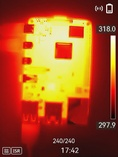
#> input picture figures/reflectivity/raw_ir_bare_case10.jpeg, 118 x 157 px, shrunk from 480 x 640 before the run
$ python combine_reflectivity_figures.py
#> lines starting #> are read from the running program, lines starting #| are printed output that depends on the picture
"""Combine the reflectivity figure pairs side by side.

Group 1 (raw IR camera shots): bare board (case10) | painted board (case17).
Group 2 (matplotlib analysis): steady-state maps + difference | SoC radiometry.

Outputs land next to the sources in figures/reflectivity/.
"""

from pathlib import Path

from PIL import Image

REFLECTIVITY_DIR = Path(__file__).resolve().parents[1] / "figures" / "reflectivity"

RAW_PAIR = [
    ("raw_ir_bare_case10.jpeg", (0, 0, 0)),
    ("raw_ir_painted_case17.jpeg", (0, 0, 0)),
]
PROCESSED_PAIR = [
    ("processed_steady_maps_and_difference.png", (255, 255, 255)),
    ("processed_soc_and_radiometry.png", (255, 255, 255)),
]

GAP = 24


def combine_horizontally(items, out_path):
    images = [Image.open(REFLECTIVITY_DIR / name).convert("RGB") for name, _ in items]
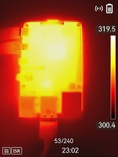
#> input picture figures/reflectivity/raw_ir_painted_case17.jpeg, 118 x 157 px, shrunk from 480 x 640 before the run
#> images = 2 items
    height = max(im.height for im in images)
#> height = 157
    width = sum(im.width for im in images) + GAP * (len(images) - 1)
#> width = 260
    background = items[0][1]
    canvas = Image.new("RGB", (width, height), background)
#> canvas: PIL image 260x157 RGB; every value is 0
    x = 0
    for im in images:
        y = (height - im.height) // 2
        canvas.paste(im, (x, y))
        x += im.width + GAP
#> this loop made 2 passes
#> (y, x) on passes 1 to 2: (0, 142), (0, 284)
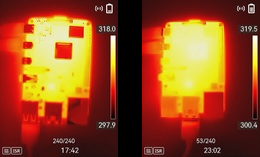
#> canvas: PIL image 260x157 RGB; mean R, G, B 145.9, 73.5, 32.2
#> after the loop, x = 284
    canvas.save(out_path)
    print(f"{out_path.name}: {width}x{height} px")
#| combined_raw_ir_bare_vs_painted.png: 260x157 px


def main():
    combine_horizontally(
        RAW_PAIR, REFLECTIVITY_DIR / "combined_raw_ir_bare_vs_painted.png"
    )
    combine_horizontally(
        PROCESSED_PAIR, REFLECTIVITY_DIR / "combined_processed_maps_and_radiometry.png"
    )
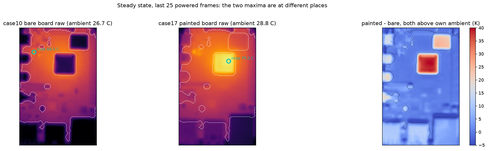
#> input picture figures/reflectivity/processed_steady_maps_and_difference.png, 488 x 151 px, shrunk from 1988 x 616 before the run
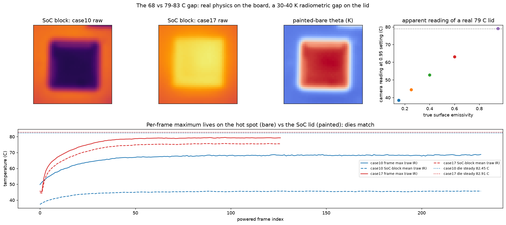
#> input picture figures/reflectivity/processed_soc_and_radiometry.png, 506 x 225 px, shrunk from 2065 x 916 before the run
#> in combine_horizontally (call 2), `height = max(im.height for im in images)`: height = 225
#> in combine_horizontally (call 2), `width = sum(im.width for im in images) + GAP * (len(images) - 1)`: width = 1018
#> in combine_horizontally (call 2), `canvas = Image.new("RGB", (width, height), background)`: canvas: PIL image 1018x225 RGB; every value is 255
#> the loop in combine_horizontally (call 2), `for im in images:` made 2 passes
#> (y, x) on passes 1 to 2: (37, 512), (0, 1042)
#> after the loop in combine_horizontally (call 2), `for im in images:`:
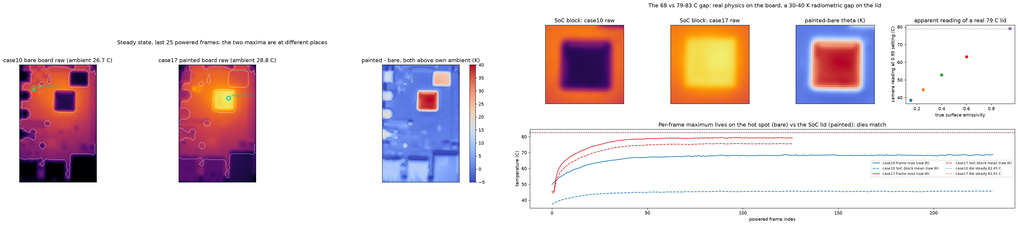
#> canvas: PIL image 1018x225 RGB; mean R, G, B 230.7, 218.2, 221.8
#> after the loop in combine_horizontally (call 2), `for im in images:`: x = 1042
#| combined_processed_maps_and_radiometry.png: 1018x225 px


if __name__ == "__main__":
    main()
